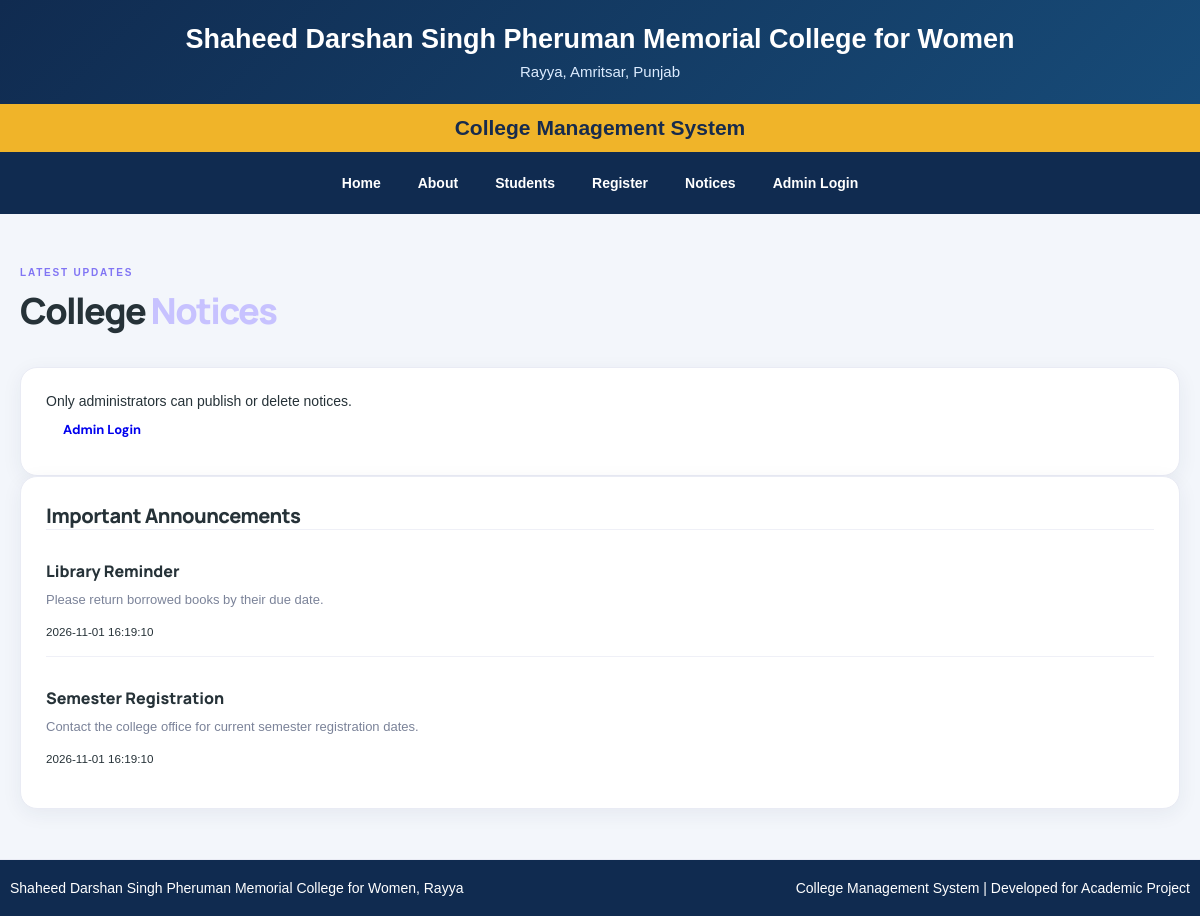
Screenshot of /notices with the database file from the repository.
### tables this page shows
CREATE TABLE notices (
                id INTEGER PRIMARY KEY AUTOINCREMENT,
                title TEXT NOT NULL,
                details TEXT NOT NULL,
                created_at TEXT DEFAULT CURRENT_TIMESTAMP
            );

### app.py (the view, shortened to what this page needs)
@app.route("/notices", methods=["GET", "POST"])
def notices_page():
    with get_db() as conn:
        notices = conn.execute(
            "SELECT * FROM notices ORDER BY id DESC"
        ).fetchall()
    return render_template("notices.html", notices=notices)

### app.py (called while the page is built)
def get_db():
    conn = sqlite3.connect(DB_PATH)
    conn.row_factory = sqlite3.Row
    return conn

### templates/notices.html (shortened to what this page needs)
{% extends "base.html" %}
{% block content %}
<section class="page-head">
    <div>
        <span class="eyebrow">LATEST UPDATES</span>
        <h1>College <em>Notices</em></h1>
    </div>
</section>
{% if session.get('admin_logged_in') %}
<section class="panel">
    <h2>Add New Notice</h2>
    <form method="POST" action="{{ url_for('notices_page') }}" class="student-form">
        <div class="full-field">
            <label>Notice Title</label>
            <input type="text" name="title" placeholder="Enter notice title" required>
        </div>
        <div class="full-field">
            <label>Notice Details</label>
            <textarea name="details" rows="4" placeholder="Write notice details here..." required></textarea>
        </div>
        <div class="full-field">
            <button type="submit" class="btn">Publish Notice</button>
        </div>
    </form>
</section>
{% else %}
<section class="panel">
    <p>Only administrators can publish or delete notices.</p>
    <a href="{{ url_for('login') }}" class="btn">Admin Login</a>
</section>
{% endif %}
<section class="panel">
    <h2>Important Announcements</h2>
    {% if notices %}
        {% for notice in notices %}
        <div class="notice-card">
            <h3>{{ notice.title }}</h3>
            <p>{{ notice.details }}</p>
            <small>{{ notice.created_at }}</small>
        </div>
        {% endfor %}
    {% else %}
        <p>No notices available.</p>
    {% endif %}
</section>
{% endblock %}

### templates/base.html (shortened to what this page needs)
<!DOCTYPE html>
<html lang="en">
<head>
    <link rel="stylesheet" href="{{ url_for('static', filename='style.css') }}">
</head>
<body>
    <header class="college-header">
        <h1>Shaheed Darshan Singh Pheruman Memorial College for Women</h1>
        <p>Rayya, Amritsar, Punjab</p>
    </header>
    <div class="portal-name">
        College Management System
    </div>
    <nav>
        <a href="{{ url_for('dashboard') }}">Home</a>
        <a href="{{ url_for('about') }}">About</a>
        <a href="{{ url_for('students') }}">Students</a>
        <a href="{{ url_for('add_student') }}">Register</a>
        <a href="{{ url_for('notices_page') }}">Notices</a>
        {% if session.get('admin_logged_in') %}
            <a href="{{ url_for('results_page') }}">Marks & Results</a>
            <a href="{{ url_for('logout') }}">Logout</a>
        {% else %}
            <a href="{{ url_for('login') }}">Admin Login</a>
        {% endif %}
    </nav>
    <main>
        {% block content %}{% endblock %}
    </main>
    <footer>
        <p>Shaheed Darshan Singh Pheruman Memorial College for Women, Rayya</p>
        <p>College Management System | Developed for Academic Project</p>
    </footer>
</body>
</html>

### static/style.css (style rules this page uses)
:root { --ink:#18213b;--muted:#77809a;--purple:#6558e8;--line:#e9ebf4;--bg:#f7f8fc;--white:#fff }
* { box-sizing:border-box }
body { margin:0;background:var(--bg);color:var(--ink);font-family:'DM Sans',Arial,sans-serif;font-size:14px }
.eyebrow { display:block;font-size:10px;letter-spacing:1.8px;font-weight:700;color:#8175f4;margin-bottom:12px }
.hero h1,.page-head h1 { font-family:Manrope,sans-serif;font-size:clamp(31px,4vw,46px);line-height:1.16;letter-spacing:-1.7px;margin:0 0 16px;font-weight:800 }
.hero h1 em,.page-head h1 em { font-style:normal;color:#c7c2ff }
.btn { border:0;border-radius:10px;padding:12px 17px;display:inline-flex;align-items:center;justify-content:center;gap:7px;text-decoration:none;font:700 13px 'DM Sans',sans-serif;cursor:pointer;transition:transform .15s,box-shadow .15s }
.stat-card,.panel { background:#fff;border:1px solid var(--line);border-radius:17px;box-shadow:0 5px 20px #252a4810 }
.panel { padding:25px;min-width:0 }
.panel h2,.panel-heading h2 { font:800 20px Manrope,sans-serif;margin:0;letter-spacing:-.5px }
.page-head { display:flex;align-items:center;justify-content:space-between;gap:20px;margin:8px 0 26px }
.page-head h1 { font-size:36px;margin-bottom:9px }
.notice-card { padding:17px 0;border-top:1px solid #eff0f7 }
.notice-card h3 { font:800 16px Manrope,sans-serif;margin:13px 0 7px }
.notice-card p { font-size:13px;color:#7b8399;line-height:1.7;margin:0 0 12px }
footer { border-top:1px solid var(--line);padding:25px max(calc((100% - 1132px)/2),5%);display:flex;justify-content:space-between;align-items:center;gap:20px;background:#fff;color:#7f879d }

### templates/base.html (style rules this page uses)
* { margin: 0; padding: 0; box-sizing: border-box; }
body { font-family: Arial, sans-serif; background: #f3f6fb; color: #263238; }
.college-header { background: linear-gradient(135deg, #102b50, #174b78); color: white; text-align: center; padding: 24px 15px; }
.college-header h1 { font-size: 27px; margin-bottom: 8px; }
.college-header p { font-size: 15px; color: #dcecff; }
.portal-name { background: #f0b429; color: #172b4d; text-align: center; padding: 12px; font-size: 21px; font-weight: bold; }
nav { background: #102b50; display: flex; justify-content: center; flex-wrap: wrap; gap: 5px; padding: 12px; }
nav a { color: white; text-decoration: none; padding: 11px 16px; border-radius: 5px; font-weight: bold; transition: 0.3s; }
main { max-width: 1200px; margin: 25px auto; padding: 20px; min-height: 55vh; }
footer { background: #102b50; color: white; text-align: center; padding: 20px 10px; margin-top: 30px; }

### rows the page displays
notices: title "Library Reminder", details "Please return borrowed books by their due date.", created_at "2026-11-01 16:19:10"
notices: title "Semester Registration", details "Contact the college office for current semester registration dates.", created_at "2026-11-01 16:19:10"
